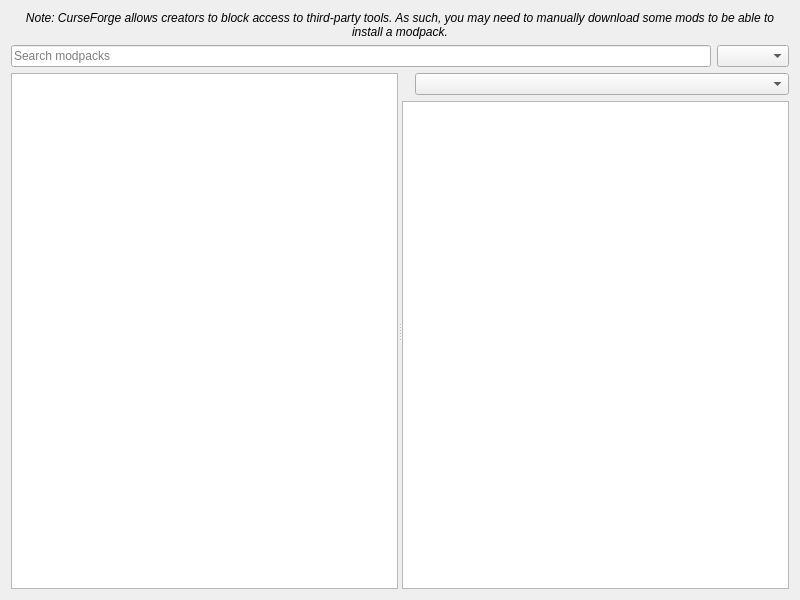
<?xml version="1.0" encoding="UTF-8"?>
<ui version="4.0">
 <class>FlamePage</class>
 <widget class="QWidget" name="FlamePage">
  <property name="geometry">
   <rect>
    <x>0</x>
    <y>0</y>
    <width>800</width>
    <height>600</height>
   </rect>
  </property>
  <layout class="QVBoxLayout" name="verticalLayout">
   <item>
    <widget class="QLabel" name="label_2">
     <property name="font">
      <font>
       <italic>true</italic>
      </font>
     </property>
     <property name="text">
      <string>Note: CurseForge allows creators to block access to third-party tools. As such, you may need to manually download some mods to be able to install a modpack.</string>
     </property>
     <property name="alignment">
      <set>Qt::AlignCenter</set>
     </property>
     <property name="wordWrap">
      <bool>true</bool>
     </property>
    </widget>
   </item>
   <item>
    <layout class="QHBoxLayout" name="searchRowLayout">
     <item>
      <widget class="QLineEdit" name="searchEdit">
       <property name="clearButtonEnabled">
        <bool>true</bool>
       </property>
       <property name="placeholderText">
        <string>Search modpacks</string>
       </property>
      </widget>
     </item>
     <item>
      <widget class="QComboBox" name="sortByBox"/>
     </item>
    </layout>
   </item>
   <item>
    <widget class="QSplitter" name="splitter">
     <property name="sizePolicy">
      <sizepolicy hsizetype="Expanding" vsizetype="Expanding">
       <horstretch>0</horstretch>
       <verstretch>0</verstretch>
      </sizepolicy>
     </property>
     <property name="orientation">
      <enum>Qt::Horizontal</enum>
     </property>
     <widget class="ModpackListView" name="packView">
      <property name="iconSize">
       <size>
        <width>48</width>
        <height>48</height>
       </size>
      </property>
     </widget>
     <widget class="QWidget" name="detailsPane" native="true">
      <layout class="QVBoxLayout" name="detailsLayout">
       <property name="leftMargin">
        <number>0</number>
       </property>
       <property name="topMargin">
        <number>0</number>
       </property>
       <property name="rightMargin">
        <number>0</number>
       </property>
       <property name="bottomMargin">
        <number>0</number>
       </property>
       <item>
        <layout class="QHBoxLayout" name="packHeaderLayout">
         <item>
          <widget class="ElidedLabel" name="packNameLabel">
           <property name="font">
            <font>
             <bold>true</bold>
            </font>
           </property>
          </widget>
         </item>
         <item>
          <widget class="QComboBox" name="versionSelectionBox">
           <property name="sizePolicy">
            <sizepolicy hsizetype="Expanding" vsizetype="Fixed">
             <horstretch>0</horstretch>
             <verstretch>0</verstretch>
            </sizepolicy>
           </property>
          </widget>
         </item>
        </layout>
       </item>
       <item>
        <widget class="ProjectDescriptionPage" name="packDescription">
         <property name="openExternalLinks">
          <bool>true</bool>
         </property>
         <property name="openLinks">
          <bool>true</bool>
         </property>
        </widget>
       </item>
      </layout>
     </widget>
    </widget>
   </item>
  </layout>
 </widget>
 <customwidgets>
  <customwidget>
   <class>ProjectDescriptionPage</class>
   <extends>QTextBrowser</extends>
   <header>ui/widgets/ProjectDescriptionPage.h</header>
  </customwidget>
  <customwidget>
   <class>ModpackListView</class>
   <extends>QListView</extends>
   <header>ui/widgets/ModpackListView.h</header>
  </customwidget>
  <customwidget>
   <class>ElidedLabel</class>
   <extends>QLabel</extends>
   <header>ui/widgets/ElidedLabel.h</header>
  </customwidget>
 </customwidgets>
 <tabstops>
  <tabstop>searchEdit</tabstop>
  <tabstop>sortByBox</tabstop>
  <tabstop>packView</tabstop>
  <tabstop>packDescription</tabstop>
  <tabstop>versionSelectionBox</tabstop>
 </tabstops>
 <resources/>
 <connections/>
</ui>
